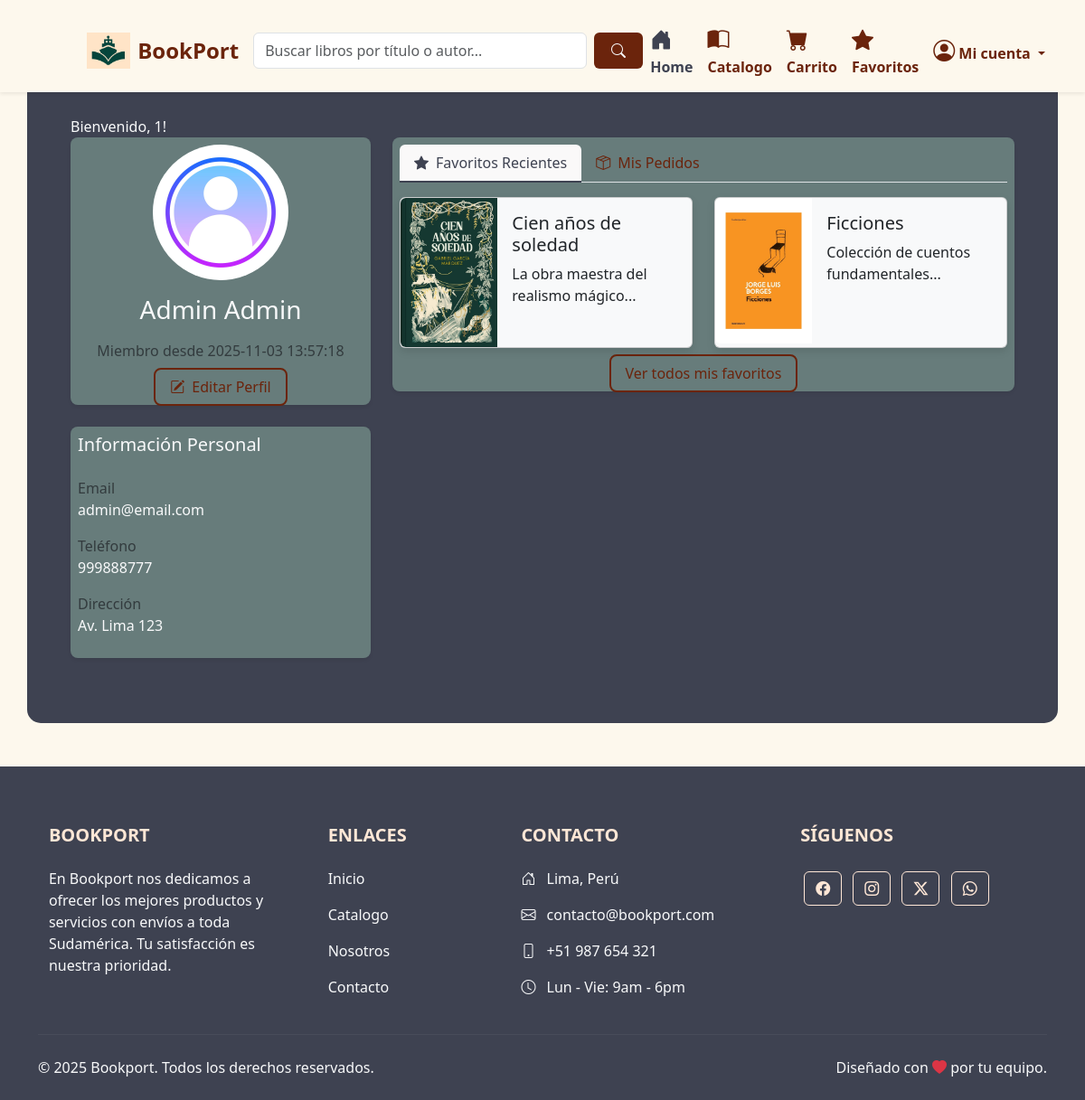
Page /miPerfil.php (signed in) on the committed database.
### tables this page shows
CREATE TABLE users (
    user_id INT PRIMARY KEY AUTO_INCREMENT,
    username VARCHAR(50) NOT NULL UNIQUE,
    email VARCHAR(100) NOT NULL UNIQUE,
    password_hash VARCHAR(255) NOT NULL,
    first_name VARCHAR(50) NOT NULL,
    last_name VARCHAR(50) NOT NULL,
    phone VARCHAR(15),
    address TEXT,
    created_at TIMESTAMP DEFAULT CURRENT_TIMESTAMP,
    last_login TIMESTAMP NULL,
    is_active BOOLEAN DEFAULT TRUE,
    is_admin BOOLEAN DEFAULT FALSE
);

CREATE TABLE books (
    book_id INT PRIMARY KEY AUTO_INCREMENT,
    title VARCHAR(255) NOT NULL,
    isbn VARCHAR(13) UNIQUE,
    description TEXT,
    price DECIMAL(10,2) NOT NULL,
    stock INT NOT NULL DEFAULT 0,
    image_extension VARCHAR(10),
    publication_date DATE,
    publisher VARCHAR(100),
    language VARCHAR(50),
    page_count INT,
    format VARCHAR(50),
    created_at TIMESTAMP DEFAULT CURRENT_TIMESTAMP,
    is_featured BOOLEAN DEFAULT FALSE
);

### miPerfil.php (the view, shortened to what this page needs)
<!DOCTYPE html>
<html lang="es">
<?php include 'includes/head.php'; ?>
<body>
    <?php include 'includes/header.php'; ?>
    <main class="container featured-perfil">
        <?php echo "Bienvenido, " . htmlspecialchars($_SESSION['user_id']) . "!"; ?>
        <div class="row">
            <?php
            $user_id = intval($_SESSION['user_id']);
            $sql = "SELECT * FROM users WHERE user_id = ?";
            $stmt = $con->prepare($sql);
            $stmt->bind_param("i", $user_id);
            $stmt->execute();
            $result = $stmt->get_result();
            $user = $result->fetch_assoc();
            ?>
            <div class="col-lg-4 mb-4">
                <div class="perfil-card shadow-sm">
                    <div class="card-body text-center">
                        <img src="img/user-default.jpg" alt="Foto de perfil" class="rounded-circle mb-3" style="width: 150px; height: 150px; object-fit: cover;">
                        <h3 class="card-title mb-3"><?php echo htmlspecialchars($user['first_name'])." ".htmlspecialchars($user['last_name']); ?> </h3>
                        <p class="text-muted">Miembro desde <?php echo htmlspecialchars($user['created_at']); ?></p>
                        <a href="editarPerfil.php" class="featured-btn mb-2 w-100">
                            <i class="bi bi-pencil-square me-2"></i>Editar Perfil
                        </a>
                    </div>
                </div>
                <div class="perfil-card mt-4 shadow-sm">
                    <div class="card-body">
                        <h5 class="card-title mb-4">Información Personal</h5>
                        <div class="mb-3">
                            <label class="text-muted d-block">Email</label>
                            <div><?php echo htmlspecialchars($user['email']); ?></div>
                        </div>
                        <div class="mb-3">
                            <label class="text-muted d-block">Teléfono</label>
                            <div><?php echo htmlspecialchars($user['phone']); ?></div>
                        </div>
                        <div class="mb-3">
                            <label class="text-muted d-block">Dirección</label>
                            <div><?php echo htmlspecialchars($user['address']); ?></div>
                        </div>
                    </div>
                </div>
            </div>
            <div class="col-lg-8">
                <div class="perfil-card shadow-sm">
                    <div class="card-body">
                        <ul class="nav nav-tabs" id="profileTabs" role="tablist">
                            <li class="nav-item" role="presentation">
                                <button class="nav-link active" data-bs-toggle="tab" data-bs-target="#favorites" type="button">
                                    <i class="bi bi-star-fill me-2"></i>Favoritos Recientes
                                </button>
                            </li>
                            <li class="nav-item" role="presentation">
                                <button class="nav-link" data-bs-toggle="tab" data-bs-target="#orders" type="button">
                                    <i class="bi bi-box-seam me-2"></i>Mis Pedidos
                                </button>
                            </li>
                        </ul>
                        <div class="tab-content mt-3" id="profileTabsContent">
                            <div class="tab-pane fade show active" id="favorites">
                                <div class="row g-4">
                                    <?php
                                    $user_id = intval($_SESSION['user_id']);
                                    $sql = "SELECT b.*
                                                    FROM books b, favorites f
                                                    WHERE f.user_id = ?
                                                    AND b.book_id = f.book_id
                                                    ORDER BY b.created_at DESC limit 2";
                                    $stmt = $con->prepare($sql);
                                    $stmt->bind_param("i", $user_id);
                                    $stmt->execute();
                                    $result = $stmt->get_result();
                                    if ($result && $result->num_rows > 0):
                                        while ($book = $result->fetch_assoc()):
                                    ?>
                                            <div class="col-md-6">
                                                <div class="card h-100">
                                                    <div class="row g-0">
                                                        <div class="col-4">
                                                            <img src="<?php echo htmlspecialchars("books/" . $book['book_id'] . '.' . $book['image_extension']); ?>" class="img-fluid rounded-start" alt="Portada de '<?php echo htmlspecialchars($book['title']); ?>'" style="height: 100%; object-fit: cover;">
                                                        </div>
                                                        <div class="col-8">
                                                            <div class="card-body">
                                                                <h5 class="card-title"><?php echo htmlspecialchars($book['title']); ?></h5>
                                                                <p class="mb-3">
                                                                    <?php
                                                                    echo !empty($book['description'])
                                                                        ? htmlspecialchars(substr($book['description'], 0, 120)) . '...'
                                                                        : 'Sin descripción disponible.';
                                                                    ?>
                                                            </div>
                                                        </div>
                                                    </div>
                                                </div>
                                            </div>
                                    <?php
                                        endwhile;
                                    endif;
                                    ?>
                                    <div class="col-12 text-center mt-3">
                                        <a href="favoritos.php" class="featured-btn">Ver todos mis favoritos</a>
                                    </div>
                                </div>
                            </div>
                        </div>
                    </div>
                </div>
            </div>
        </div>
    </main>
    <?php include 'includes/footer.php'; ?>
</body>
</html>

### estilos.css (style rules this page uses)
:root { --fondo-1: #FFE7D6; --fondo-2: #FAF9F9; --fondo-3: #BEE3DB; --fondo-4: #89B0AE; --fondo-4dark: #677c7b; --fondo-5: #555B6E; --dark-text: #3E4251; --texto-principal: #6b240c; --light-text: #f8f9fa; --fondo-claro: #fdf8ed; }
body { font-family: "Poppins",'Segoe UI', Tahoma, Verdana, sans-serif; color: var(--dark-text); background-color: var(--fondo-claro); padding-top: 80px; }
a { text-decoration: none; color: inherit; }
.featured-btn { background-color: transparent; color: var(--texto-principal); border: 2px solid var(--texto-principal); padding: 0.5rem 1rem; border-radius: 8px; font-size: 1rem; cursor: pointer; transition: all 0.3s ease; }
.featured-perfil { background-color: var(--dark-text); color: var(--light-text); padding: 3rem 3rem; border-radius: 15px; }
.perfil-card { background-color: var(--fondo-4dark); border-radius: 8px; padding: 8px 8px; box-shadow: 0 10px 20px rgba(0, 0, 0, 0.3); transition: transform 0.3s ease, box-shadow 0.3s ease; }
.card, .carrito-tabla { box-shadow: 0 4px 10px rgba(0,0,0,0.1); background-color: var(--light-text); }
.nav-tabs .nav-link { color: var(--texto-principal); background-color: transparent; border: none; }
.nav-tabs .nav-link.active { color: var(--dark-text); background-color: var(--fondo-2); border: none; border-bottom: 2px solid var(--dark-text); }

### rows in the picture
users: first_name "Admin", last_name "Admin", created_at "2025-11-03 13:57:18", email "admin@email.com", phone "999888777", address "Av. Lima 123"
books: shows a picture, title "Cien años de soledad", description "La obra maestra del realismo mágico"
books: shows a picture, title "Ficciones", description "Colección de cuentos fundamentales"

### other values in the picture
$_SESSION['user_id'] "1"
